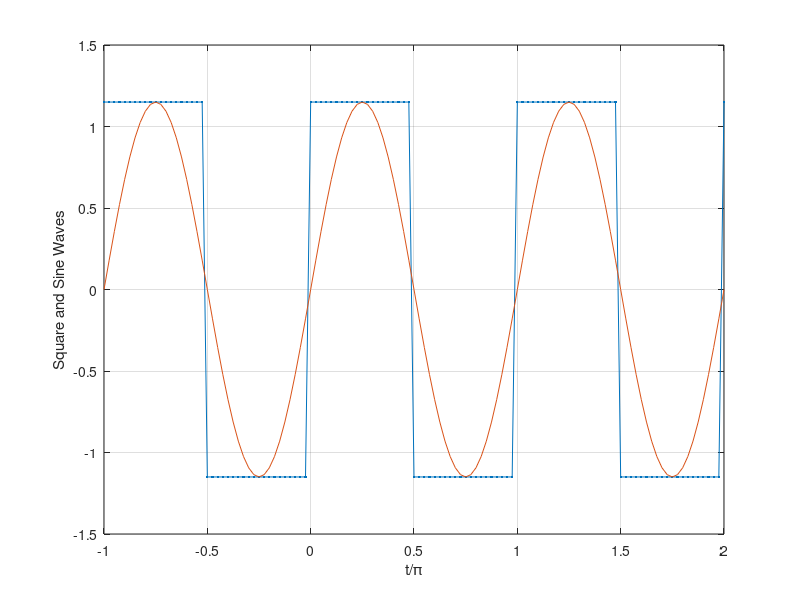
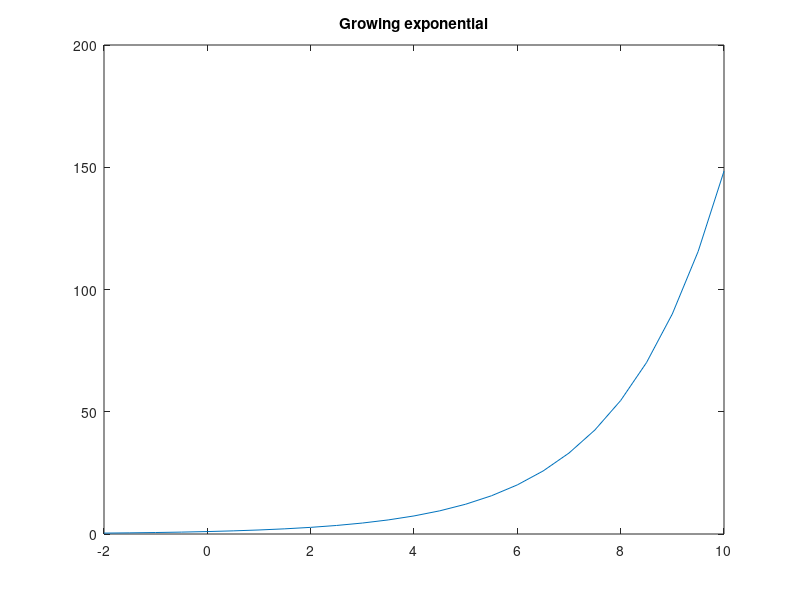
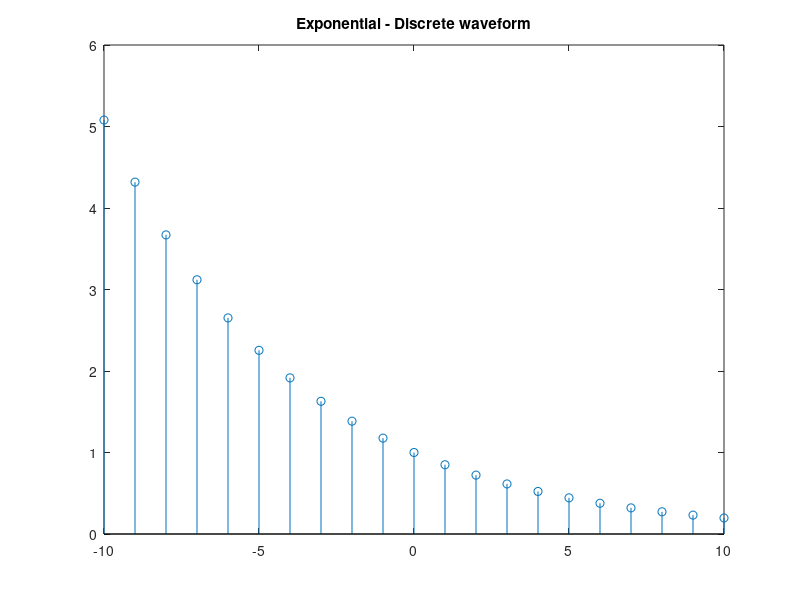
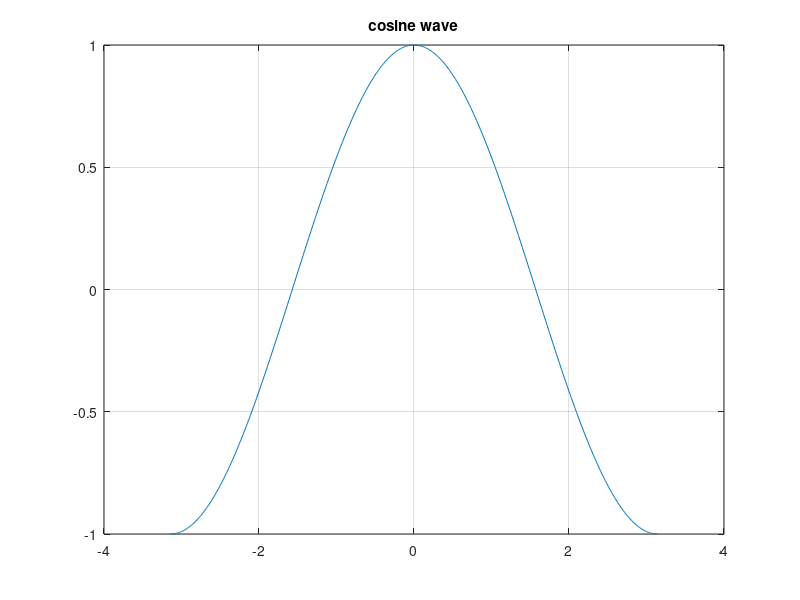

Reproduce these figures in MATLAB, in order.
%drawing graphs (Continuous)
t = linspace(0,3*pi); % 0 to 2pi
x = square(t);
plot(t/pi,x,'.-',t/pi,sin(t))
xlabel('t/\pi')
grid on
%%%%%
t = linspace(-pi,2*pi,121);%0 to 2pi
x = 1.15*square(2*t); %drawing a square wave

plot(t/pi,x,'.-',t/pi,1.15*sin(2*t))
xlabel('t/\pi')
ylabel('Square and Sine Waves')
grid on

%drawing graphs (Discrete)
B=1;
omega=pi/4;
n=-10:10;
x=B*square(omega*n);
figure, stem(n,x);
title('Square signal - Discrete waveform')

%drawing graphs (exponential - continuous)
x = -2:0.5:10;
y=exp(x/2);
plot(x,y);
title('Growing exponential')

%drawing graphs (exponential - discrete)
B=1;
r=0.85;
n=-10:10;
x=B*r.^n; %decaying
figure, stem(n,x);
title('Exponential - Discrete waveform')

%drawing graphs (sinusoidal - continuous)
%cosine
x=-pi:0.01:pi;
figure, plot(x,cos(x));
grid on;
title('cosine wave');

%sine
x=-pi:0.01:pi;
figure, plot(x,sin(x));
grid on;
title('Sine wave');

%drawing graphs (exponentially growing)
A=60;
W0=20*pi;
phi=0;
a=6;
t=0:0.001:1;
expsine=A*sin(W0*t+phi).*exp(a*t);
figure, plot(t,expsine);
title('Exponentially Growing Sinusoidal Wave');

%drawing graphs (step function)
Unit_amplitude = [zeros(1,50), ones(1,50)];
figure, stem(Unit_amplitude);
title('Unit Amplitude Step Function')

%drawing graphs (Rectangular pulse)
t=-1:1/500:1;
u1=[zeros(1,250), ones(1,751)];
u2=[zeros(1,751),ones(1,250)];
U=u1-u2;
figure, subplot(3,1,1);
stem(u1);
subplot(3,1,2);
stem(u2);
subplot(3,1,3);
stem(U);
axis tight;
title('Rectangular Pulses');

